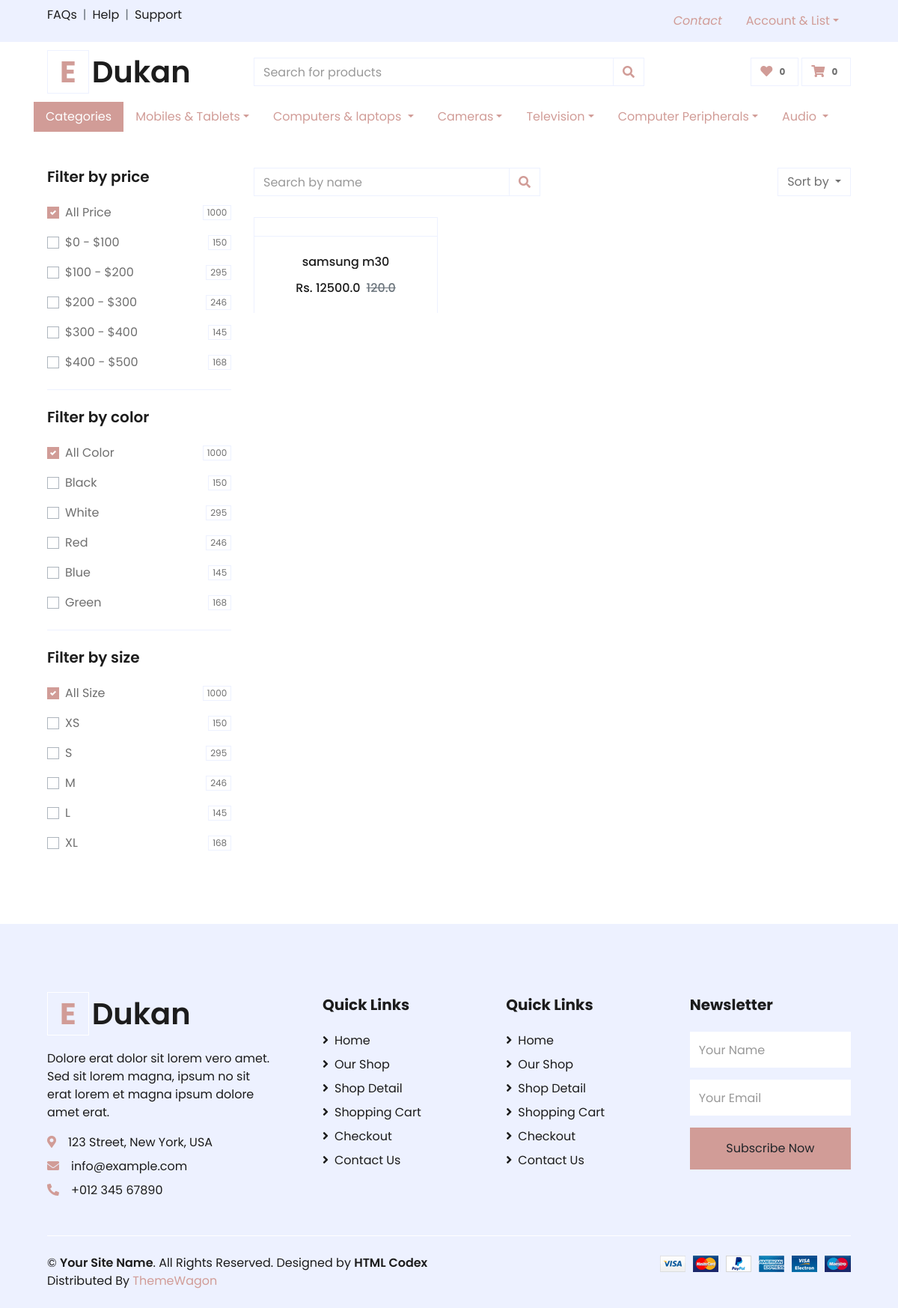
Page /products/shop/ on the earlier database version.
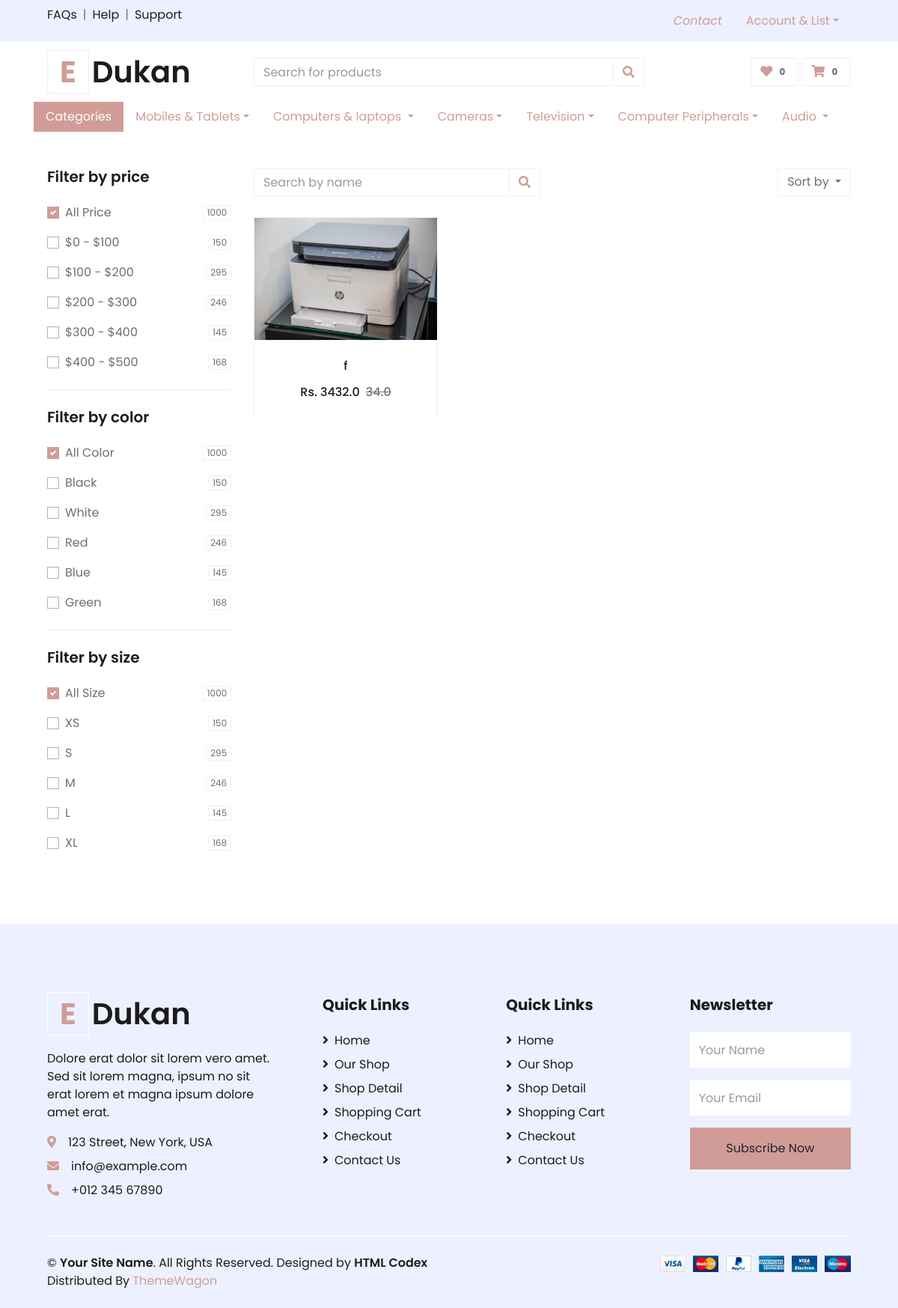
Same page on the later database version.
### products/models.py (models this page shows, shortened)
class Product(models.Model):
    seller=models.ForeignKey(Seller, on_delete=models.CASCADE)
    category=models.ForeignKey(Sub_category, on_delete=models.CASCADE)
    product_name=models.CharField(max_length=100)
    image=models.ImageField(upload_to="Item_image/")
    price=models.FloatField()
    discount=models.FloatField()
    actual_price=models.FloatField()
    brand=models.CharField( max_length=100)
    model_name=models.CharField( max_length=100)
    qty=models.IntegerField(default=0)
    desc=models.TextField()

### products/views.py (the view)
# urls.py: path('shop/', views.shop, name="shop" ),
def shop(request):
    product=Product.objects.all()
    paginator=Paginator(product,1)
    page=request.GET.get('page')
    product=paginator.get_page(page)
    context={
    "product":product,
    'cart_item':len(Cart.objects.filter(customer_id=request.user.id)),
    'wishlist_item':len(Wishlist.objects.filter(customer_id=request.user.id))
    }
    return render(request, "shop.html", context)

### templates/shop.html (shortened to what the changed rows need)
{% extends 'base.html' %}
{% load static %}
{% block body%}
    <div class="container-fluid pt-5">
        <div class="row px-xl-5">
            <div class="col-lg-9 col-md-12">
                <div class="row pb-3">
                    {% for item in product %}
                    <div class="col-lg-4 col-md-6 col-sm-12 pb-1">
                        <div class="card product-item border-0 mb-4">
                            <div class="card-header product-img position-relative overflow-hidden bg-transparent border p-0">
                                <a href="{% url "products:item_detail" item.id %}">
                                <img class="img-fluid w-100" src="/media/{{item.image}}" alt=""></a>
                            </div>
                            <div class="card-body border-left border-right text-center p-0 pt-4 pb-3">
                               <a href="{% url "products:item_detail" item.id %}"> <h6 class="text-truncate mb-3">{{item.product_name}}</h6> </a>
                                <div class="d-flex justify-content-center">
                                    <h6  >Rs. {{item.price}}</h6><h6 class="text-muted ml-2"><del>{{item.actual_price}}<del></h6>
                                    </div>
                            </div>
                        </div>
                    </div>
{% endfor%}
                </div>
            </div>
        </div>
    </div>
{% endblock%}

Differences in the rows shown:
removed Product: product_name "samsung m30", price "12500.0", actual_price "120.0"
now on this page (row edited): Product: image (picture), product_name "f", price "3432.0", actual_price "34.0"
